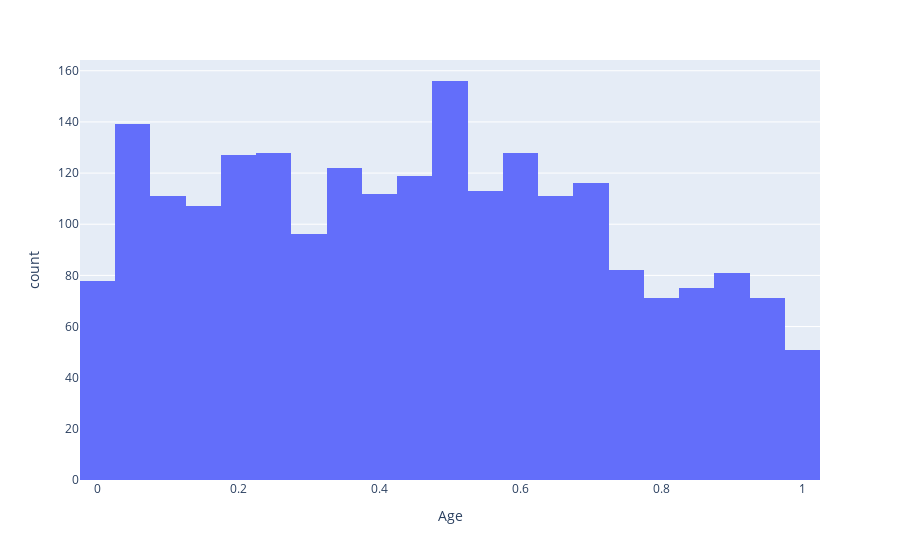

The notebook cell this image was saved under:
### Markdown cell above
Visualizing Column 'Age' in the dataset

### Code cell
fig = px.histogram(df1, x = 'Age')
fig.show()

### Figure 1 — Plotly figure (JSON) as saved in the notebook; plotly's stock layout.template omitted (floating-point values rounded to 4 significant figures; data arrays with more than 128 entries replaced by an {"elided": "..."} marker saying what was removed)
{"data": [{"alignmentgroup": "True", "bingroup": "x", "hovertemplate": "Age=%{x}<br>count=%{y}<extra></extra>", "legendgroup": "", "marker": {"color": "#636efa", "pattern": {"shape": ""}}, "name": "", "offsetgroup": "", "orientation": "v", "showlegend": false, "type": "histogram", "x": {"elided": "2194 float values"}, "xaxis": "x", "yaxis": "y"}], "layout": {"barmode": "relative", "legend": {"tracegroupgap": 0}, "margin": {"t": 60}, "xaxis": {"anchor": "y", "domain": [0, 1], "title": {"text": "Age"}}, "yaxis": {"anchor": "x", "domain": [0, 1], "title": {"text": "count"}}}}
